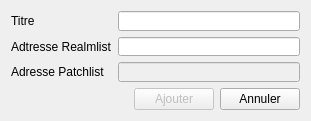
<?xml version="1.0" encoding="UTF-8"?>
<ui version="4.0">
 <class>FenNouveau</class>
 <widget class="QDialog" name="FenNouveau">
  <property name="windowModality">
   <enum>Qt::WindowModal</enum>
  </property>
  <property name="geometry">
   <rect>
    <x>0</x>
    <y>0</y>
    <width>311</width>
    <height>121</height>
   </rect>
  </property>
  <property name="sizePolicy">
   <sizepolicy hsizetype="Preferred" vsizetype="Fixed">
    <horstretch>0</horstretch>
    <verstretch>0</verstretch>
   </sizepolicy>
  </property>
  <property name="minimumSize">
   <size>
    <width>232</width>
    <height>121</height>
   </size>
  </property>
  <property name="maximumSize">
   <size>
    <width>522</width>
    <height>121</height>
   </size>
  </property>
  <property name="windowTitle">
   <string>Dialog</string>
  </property>
  <layout class="QGridLayout" name="gridLayout">
   <item row="0" column="0" colspan="3">
    <layout class="QFormLayout" name="formLayout">
     <item row="0" column="0">
      <widget class="QLabel" name="label">
       <property name="text">
        <string>Titre</string>
       </property>
      </widget>
     </item>
     <item row="1" column="0">
      <widget class="QLabel" name="label_2">
       <property name="text">
        <string>Adtresse Realmlist</string>
       </property>
      </widget>
     </item>
     <item row="2" column="0">
      <widget class="QLabel" name="label_3">
       <property name="text">
        <string>Adresse Patchlist</string>
       </property>
      </widget>
     </item>
     <item row="0" column="1">
      <widget class="QLineEdit" name="ui_titre"/>
     </item>
     <item row="1" column="1">
      <widget class="QLineEdit" name="ui_realmlist"/>
     </item>
     <item row="2" column="1">
      <widget class="QLineEdit" name="ui_patchlist">
       <property name="enabled">
        <bool>false</bool>
       </property>
      </widget>
     </item>
    </layout>
   </item>
   <item row="1" column="0">
    <spacer name="horizontalSpacer">
     <property name="orientation">
      <enum>Qt::Horizontal</enum>
     </property>
     <property name="sizeHint" stdset="0">
      <size>
       <width>128</width>
       <height>20</height>
      </size>
     </property>
    </spacer>
   </item>
   <item row="1" column="1">
    <widget class="QPushButton" name="ui_btnAjouter">
     <property name="enabled">
      <bool>false</bool>
     </property>
     <property name="text">
      <string>Ajouter</string>
     </property>
    </widget>
   </item>
   <item row="1" column="2">
    <widget class="QPushButton" name="ui_btnAnnuler">
     <property name="text">
      <string>Annuler</string>
     </property>
    </widget>
   </item>
  </layout>
 </widget>
 <resources/>
 <connections/>
</ui>
